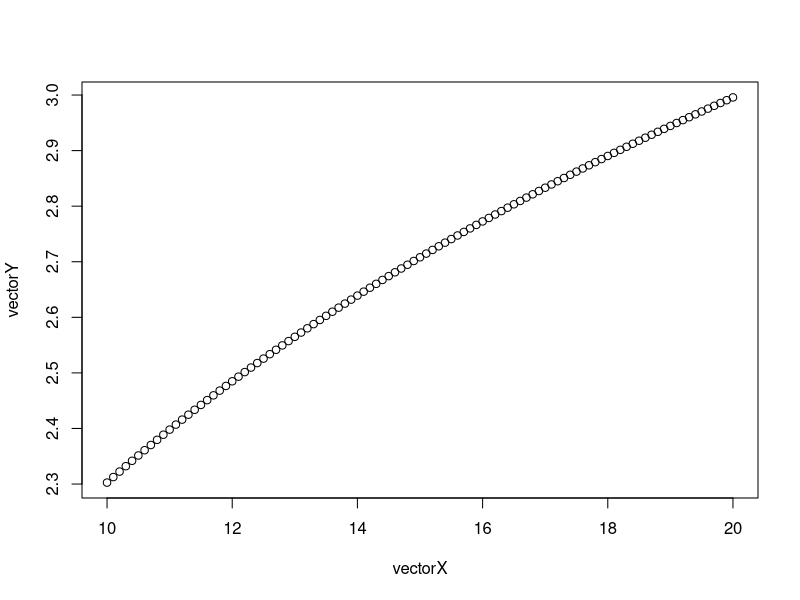
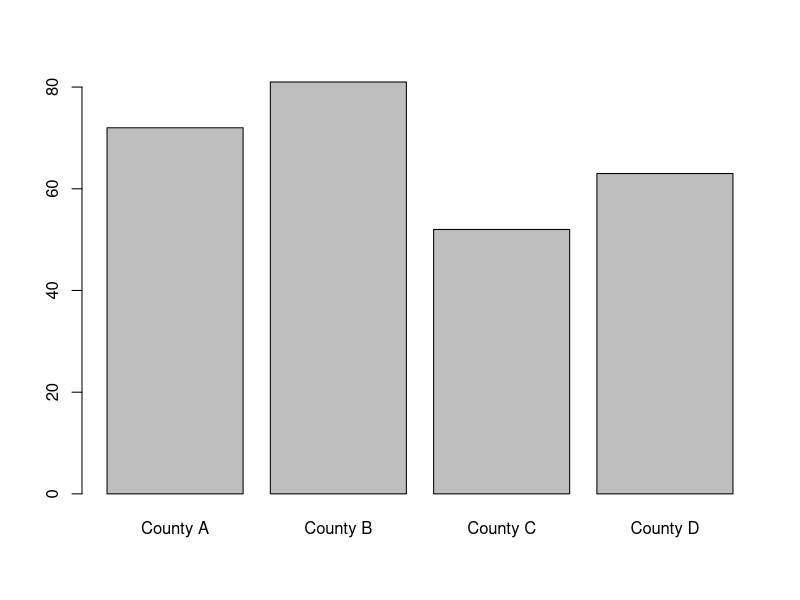

These figures' R source, in order:
#R Worksheet 1
#Problem section 1
a <- c(5)
b <- c(7)
a+b
b/a
7/5
a<5
a==5
a>5
b<5
b==5
b>5

#2
?rep
#2a
C <- c(2,6,10,14,18)
rep(C, each=3)
#2b
rep(C, time=4)
#2c
rep(C, each=3, length=17)


#3a
X <- sum(rep(C, each=3))
X
Y <- sum(rep(C, time=4))
Y
Z <- sum(rep(C, each=3, length=17))
Z
#3b
sqrt(X)
sqrt(Y)
sqrt(Z)

#4
vectorX <- c(seq(10,20, .1))
vectorY <- c(log(vectorX))
plot(vectorX,vectorY)
vectorY[30]
vectorY[50:60]

#5
percentages <-c(72,81,52,63)
names(percentages) <-c("County A", "County B", "County C", "County D")
barplot(percentages)
mean(percentages)
sd(percentages)
